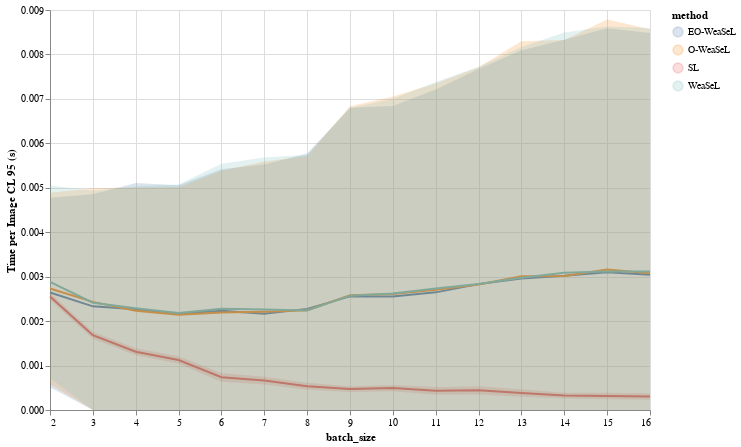

Notebook source saved alongside this figure:
### Code cell
ws_inf_df = ws_test_profile_df[
    ws_test_profile_df["Action"] == "[Learner]WeaselUnet.inference"
].drop(columns=["index", "Action", "Percentage (%)"])
ws_inf_df["Mean per Image (s)"] = ws_inf_df["Mean (s)"] / ws_inf_df["batch_size"]
ws_inf_df["Std per Image (s)"] = ws_inf_df["Std (s)"] / ws_inf_df["batch_size"]

ws_inf_df = combine_mean_variance(
    ws_inf_df,
    groupby_cols=["method", "batch_size"],
    mean_col="Mean per Image (s)",
    std_col="Std per Image (s)",
    num_items_col="Num Calls",
)

ws_inf_df = calc_confidence_limits(ws_inf_df, "Mean per Image (s)", "Std per Image (s)")
ws_inf_df["CL 95 L"] = ws_inf_df["CL 95 L"].clip(lower=0)

ws_sl_inf_df = pd.concat(
    [
        sl_inf_df[sl_inf_df["batch_size"] <= 16].drop(
            columns=["shot", "Mean (s)", "Std (s)", "Sum (s)"]
        ),
        ws_inf_df,
    ]
)

ws_sl_inf_df = ws_sl_inf_df[ws_sl_inf_df["batch_size"] >= 2]

line_chart = (
    alt.Chart(ws_sl_inf_df)
    .mark_line()
    .encode(
        x="batch_size",
        y="Mean per Image (s)",
        color="method",
    )
)

error_chart = (
    alt.Chart(ws_sl_inf_df)
    .mark_errorband(opacity=0.2)
    .encode(
        x="batch_size",
        y=alt.Y("CL 95 U").title("Time per Image CL 95 (s)"),
        y2="CL 95 L",
        color="method",
    )
)

(line_chart + error_chart).properties(width=600, height=400)

### Figure 1 — Vega specification as saved in the notebook (floating-point values rounded to 4 significant figures)
{"$schema": "https://vega.github.io/schema/vega/v5.json", "data": [{"name": "source_0", "values": [{"method": "SL", "batch_size": 10, "Num Calls": 80.0, "Mean per Image (s)": 0.0004933, "Std per Image (s)": 0.0003238, "Std Err": 3.62e-05, "CL 95 L": 0.0004223, "CL 95 U": 0.0005642}, {"method": "SL", "batch_size": 11, "Num Calls": 73.0, "Mean per Image (s)": 0.0004312, "Std per Image (s)": 0.0003786, "Std Err": 4.431e-05, "CL 95 L": 0.0003443, "CL 95 U": 0.000518}, {"method": "SL", "batch_size": 12, "Num Calls": 67.0, "Mean per Image (s)": 0.0004417, "Std per Image (s)": 0.00038, "Std Err": 4.642e-05, "CL 95 L": 0.0003507, "CL 95 U": 0.0005327}, {"method": "SL", "batch_size": 13, "Num Calls": 62.0, "Mean per Image (s)": 0.000382, "Std per Image (s)": 0.0003372, "Std Err": 4.283e-05, "CL 95 L": 0.000298, "CL 95 U": 0.0004659}, {"method": "SL", "batch_size": 14, "Num Calls": 58.0, "Mean per Image (s)": 0.0003239, "Std per Image (s)": 0.0002591, "Std Err": 3.402e-05, "CL 95 L": 0.0002573, "CL 95 U": 0.0003906}, {"method": "SL", "batch_size": 15, "Num Calls": 54.0, "Mean per Image (s)": 0.0003169, "Std per Image (s)": 0.0002711, "Std Err": 3.689e-05, "CL 95 L": 0.0002446, "CL 95 U": 0.0003892}, {"method": "SL", "batch_size": 16, "Num Calls": 50.0, "Mean per Image (s)": 0.0003027, "Std per Image (s)": 0.0002605, "Std Err": 3.683e-05, "CL 95 L": 0.0002305, "CL 95 U": 0.0003749}, {"method": "SL", "batch_size": 2, "Num Calls": 400.0, "Mean per Image (s)": 0.002555, "Std per Image (s)": 0.0008429, "Std Err": 4.215e-05, "CL 95 L": 0.002473, "CL 95 U": 0.002638}, {"method": "SL", "batch_size": 3, "Num Calls": 267.0, "Mean per Image (s)": 0.001682, "Std per Image (s)": 0.0006565, "Std Err": 4.018e-05, "CL 95 L": 0.001603, "CL 95 U": 0.001761}, {"method": "SL", "batch_size": 4, "Num Calls": 200.0, "Mean per Image (s)": 0.001311, "Std per Image (s)": 0.0005661, "Std Err": 4.003e-05, "CL 95 L": 0.001232, "CL 95 U": 0.001389}, {"method": "SL", "batch_size": 5, "Num Calls": 160.0, "Mean per Image (s)": 0.001123, "Std per Image (s)": 0.0005432, "Std Err": 4.295e-05, "CL 95 L": 0.001039, "CL 95 U": 0.001207}, {"method": "SL", "batch_size": 6, "Num Calls": 134.0, "Mean per Image (s)": 0.000736, "Std per Image (s)": 0.0005815, "Std Err": 5.024e-05, "CL 95 L": 0.0006375, "CL 95 U": 0.0008345}, {"method": "SL", "batch_size": 7, "Num Calls": 115.0, "Mean per Image (s)": 0.0006622, "Std per Image (s)": 0.0004708, "Std Err": 4.39e-05, "CL 95 L": 0.0005762, "CL 95 U": 0.0007483}, {"method": "SL", "batch_size": 8, "Num Calls": 100.0, "Mean per Image (s)": 0.0005325, "Std per Image (s)": 0.0004021, "Std Err": 4.021e-05, "CL 95 L": 0.0004537, "CL 95 U": 0.0006113}, {"method": "SL", "batch_size": 9, "Num Calls": 89.0, "Mean per Image (s)": 0.0004706, "Std per Image (s)": 0.0003177, "Std Err": 3.368e-05, "CL 95 L": 0.0004046, "CL 95 U": 0.0005366}, {"method": "EO-WeaSeL", "batch_size": 2, "Num Calls": 200.0, "Mean per Image (s)": 0.002645, "Std per Image (s)": 0.01538, "Std Err": 0.001087, "CL 95 L": 0.0005135, "CL 95 U": 0.004776}, {"method": "EO-WeaSeL", "batch_size": 3, "Num Calls": 133.0, "Mean per Image (s)": 0.002333, "Std per Image (s)": 0.01484, "Std Err": 0.001287, "CL 95 L": 0.0, "CL 95 U": 0.004855}, {"method": "EO-WeaSeL", "batch_size": 4, "Num Calls": 100.0, "Mean per Image (s)": 0.002264, "Std per Image (s)": 0.0145, "Std Err": 0.00145, "CL 95 L": 0.0, "CL 95 U": 0.005107}, {"method": "EO-WeaSeL", "batch_size": 5, "Num Calls": 80.0, "Mean per Image (s)": 0.00217, "Std per Image (s)": 0.01317, "Std Err": 0.001472, "CL 95 L": 0.0, "CL 95 U": 0.005055}, {"method": "EO-WeaSeL", "batch_size": 6, "Num Calls": 66.0, "Mean per Image (s)": 0.002235, "Std per Image (s)": 0.01318, "Std Err": 0.001623, "CL 95 L": 0.0, "CL 95 U": 0.005416}, {"method": "EO-WeaSeL", "batch_size": 7, "Num Calls": 57.0, "Mean per Image (s)": 0.002164, "Std per Image (s)": 0.01294, "Std Err": 0.001713, "CL 95 L": 0.0, "CL 95 U": 0.005522}, {"method": "EO-WeaSeL", "batch_size": 8, "Num Calls": 50.0, "Mean per Image (s)": 0.002275, "Std per Image (s)": 0.0126, "Std Err": 0.001782, "CL 95 L": 0.0, "CL 95 U": 0.005769}, {"method": "EO-WeaSeL", "batch_size": 9, "Num Calls": 44.0, "Mean per Image (s)": 0.002556, "Std per Image (s)": 0.01437, "Std Err": 0.002166, "CL 95 L": 0.0, "CL 95 U": 0.006801}, {"method": "EO-WeaSeL", "batch_size": 10, "Num Calls": 40.0, "Mean per Image (s)": 0.002554, "Std per Image (s)": 0.01383, "Std Err": 0.002187, "CL 95 L": 0.0, "CL 95 U": 0.006841}, {"method": "EO-WeaSeL", "batch_size": 11, "Num Calls": 36.0, "Mean per Image (s)": 0.002647, "Std per Image (s)": 0.01397, "Std Err": 0.002328, "CL 95 L": 0.0, "CL 95 U": 0.007209}, {"method": "EO-WeaSeL", "batch_size": 12, "Num Calls": 33.0, "Mean per Image (s)": 0.002832, "Std per Image (s)": 0.01419, "Std Err": 0.00247, "CL 95 L": 0.0, "CL 95 U": 0.007673}, {"method": "EO-WeaSeL", "batch_size": 13, "Num Calls": 30.0, "Mean per Image (s)": 0.002961, "Std per Image (s)": 0.01434, "Std Err": 0.002618, "CL 95 L": 0.0, "CL 95 U": 0.008092}, {"method": "EO-WeaSeL", "batch_size": 14, "Num Calls": 28.0, "Mean per Image (s)": 0.00302, "Std per Image (s)": 0.01434, "Std Err": 0.002709, "CL 95 L": 0.0, "CL 95 U": 0.00833}, {"method": "EO-WeaSeL", "batch_size": 15, "Num Calls": 26.0, "Mean per Image (s)": 0.003101, "Std per Image (s)": 0.01428, "Std Err": 0.0028, "CL 95 L": 0.0, "CL 95 U": 0.008589}, {"method": "EO-WeaSeL", "batch_size": 16, "Num Calls": 25.0, "Mean per Image (s)": 0.003043, "Std per Image (s)": 0.01388, "Std Err": 0.002776, "CL 95 L": 0.0, "CL 95 U": 0.008484}, {"method": "O-WeaSeL", "batch_size": 2, "Num Calls": 200.0, "Mean per Image (s)": 0.002733, "Std per Image (s)": 0.01555, "Std Err": 0.0011, "CL 95 L": 0.0005777, "CL 95 U": 0.004889}, {"method": "O-WeaSeL", "batch_size": 3, "Num Calls": 133.0, "Mean per Image (s)": 0.002432, "Std per Image (s)": 0.01504, "Std Err": 0.001304, "CL 95 L": 0.0, "CL 95 U": 0.004989}, {"method": "O-WeaSeL", "batch_size": 4, "Num Calls": 100.0, "Mean per Image (s)": 0.002233, "Std per Image (s)": 0.01414, "Std Err": 0.001414, "CL 95 L": 0.0, "CL 95 U": 0.005005}, {"method": "O-WeaSeL", "batch_size": 5, "Num Calls": 80.0, "Mean per Image (s)": 0.002142, "Std per Image (s)": 0.01309, "Std Err": 0.001463, "CL 95 L": 0.0, "CL 95 U": 0.00501}, {"method": "O-WeaSeL", "batch_size": 6, "Num Calls": 66.0, "Mean per Image (s)": 0.002192, "Std per Image (s)": 0.01324, "Std Err": 0.001629, "CL 95 L": 0.0, "CL 95 U": 0.005386}, {"method": "O-WeaSeL", "batch_size": 7, "Num Calls": 57.0, "Mean per Image (s)": 0.002209, "Std per Image (s)": 0.01303, "Std Err": 0.001726, "CL 95 L": 0.0, "CL 95 U": 0.005593}, {"method": "O-WeaSeL", "batch_size": 8, "Num Calls": 50.0, "Mean per Image (s)": 0.002245, "Std per Image (s)": 0.0125, "Std Err": 0.001767, "CL 95 L": 0.0, "CL 95 U": 0.005709}, {"method": "O-WeaSeL", "batch_size": 9, "Num Calls": 44.0, "Mean per Image (s)": 0.002583, "Std per Image (s)": 0.0144, "Std Err": 0.00217, "CL 95 L": 0.0, "CL 95 U": 0.006837}, {"method": "O-WeaSeL", "batch_size": 10, "Num Calls": 40.0, "Mean per Image (s)": 0.002611, "Std per Image (s)": 0.01433, "Std Err": 0.002266, "CL 95 L": 0.0, "CL 95 U": 0.007053}, {"method": "O-WeaSeL", "batch_size": 11, "Num Calls": 36.0, "Mean per Image (s)": 0.002707, "Std per Image (s)": 0.01419, "Std Err": 0.002366, "CL 95 L": 0.0, "CL 95 U": 0.007344}, {"method": "O-WeaSeL", "batch_size": 12, "Num Calls": 33.0, "Mean per Image (s)": 0.002826, "Std per Image (s)": 0.01433, "Std Err": 0.002494, "CL 95 L": 0.0, "CL 95 U": 0.007715}, {"method": "O-WeaSeL", "batch_size": 13, "Num Calls": 30.0, "Mean per Image (s)": 0.003009, "Std per Image (s)": 0.01478, "Std Err": 0.002698, "CL 95 L": 0.0, "CL 95 U": 0.008297}, {"method": "O-WeaSeL", "batch_size": 14, "Num Calls": 28.0, "Mean per Image (s)": 0.003017, "Std per Image (s)": 0.01433, "Std Err": 0.002708, "CL 95 L": 0.0, "CL 95 U": 0.008325}, {"method": "O-WeaSeL", "batch_size": 15, "Num Calls": 26.0, "Mean per Image (s)": 0.003162, "Std per Image (s)": 0.01464, "Std Err": 0.00287, "CL 95 L": 0.0, "CL 95 U": 0.008788}, {"method": "O-WeaSeL", "batch_size": 16, "Num Calls": 25.0, "Mean per Image (s)": 0.00308, "Std per Image (s)": 0.014, "Std Err": 0.0028, "CL 95 L": 0.0, "CL 95 U": 0.008568}, {"method": "WeaSeL", "batch_size": 2, "Num Calls": 200.0, "Mean per Image (s)": 0.002885, "Std per Image (s)": 0.01561, "Std Err": 0.001104, "CL 95 L": 0.0007208, "CL 95 U": 0.005049}, {"method": "WeaSeL", "batch_size": 3, "Num Calls": 133.0, "Mean per Image (s)": 0.002413, "Std per Image (s)": 0.01481, "Std Err": 0.001284, "CL 95 L": 0.0, "CL 95 U": 0.004931}, {"method": "WeaSeL", "batch_size": 4, "Num Calls": 100.0, "Mean per Image (s)": 0.002289, "Std per Image (s)": 0.01397, "Std Err": 0.001397, "CL 95 L": 0.0, "CL 95 U": 0.005026}, {"method": "WeaSeL", "batch_size": 5, "Num Calls": 80.0, "Mean per Image (s)": 0.00218, "Std per Image (s)": 0.0132, "Std Err": 0.001476, "CL 95 L": 0.0, "CL 95 U": 0.005072}, {"method": "WeaSeL", "batch_size": 6, "Num Calls": 66.0, "Mean per Image (s)": 0.002276, "Std per Image (s)": 0.01352, "Std Err": 0.001664, "CL 95 L": 0.0, "CL 95 U": 0.005538}, {"method": "WeaSeL", "batch_size": 7, "Num Calls": 57.0, "Mean per Image (s)": 0.002262, "Std per Image (s)": 0.01316, "Std Err": 0.001743, "CL 95 L": 0.0, "CL 95 U": 0.005679}, {"method": "WeaSeL", "batch_size": 8, "Num Calls": 50.0, "Mean per Image (s)": 0.002239, "Std per Image (s)": 0.01264, "Std Err": 0.001788, "CL 95 L": 0.0, "CL 95 U": 0.005743}, {"method": "WeaSeL", "batch_size": 9, "Num Calls": 44.0, "Mean per Image (s)": 0.002573, "Std per Image (s)": 0.0143, "Std Err": 0.002155, "CL 95 L": 0.0, "CL 95 U": 0.006797}, {"method": "WeaSeL", "batch_size": 10, "Num Calls": 40.0, "Mean per Image (s)": 0.002622, "Std per Image (s)": 0.01413, "Std Err": 0.002235, "CL 95 L": 0.0, "CL 95 U": 0.007002}, {"method": "WeaSeL", "batch_size": 11, "Num Calls": 36.0, "Mean per Image (s)": 0.002732, "Std per Image (s)": 0.01424, "Std Err": 0.002373, "CL 95 L": 0.0, "CL 95 U": 0.007383}, {"method": "WeaSeL", "batch_size": 12, "Num Calls": 33.0, "Mean per Image (s)": 0.002833, "Std per Image (s)": 0.01434, "Std Err": 0.002495, "CL 95 L": 0.0, "CL 95 U": 0.007724}, {"method": "WeaSeL", "batch_size": 13, "Num Calls": 30.0, "Mean per Image (s)": 0.002977, "Std per Image (s)": 0.01451, "Std Err": 0.002649, "CL 95 L": 0.0, "CL 95 U": 0.008169}, {"method": "WeaSeL", "batch_size": 14, "Num Calls": 28.0, "Mean per Image (s)": 0.003087, "Std per Image (s)": 0.01459, "Std Err": 0.002757, "CL 95 L": 0.0, "CL 95 U": 0.008492}, {"method": "WeaSeL", "batch_size": 15, "Num Calls": 26.0, "Mean per Image (s)": 0.003114, "Std per Image (s)": 0.01435, "Std Err": 0.002815, "CL 95 L": 0.0, "CL 95 U": 0.008631}, {"method": "WeaSeL", "batch_size": 16, "Num Calls": 25.0, "Mean per Image (s)": 0.003118, "Std per Image (s)": 0.01397, "Std Err": 0.002793, "CL 95 L": 0.0, "CL 95 U": 0.008593}]}, {"name": "data_0", "values": [{"method": "SL", "batch_size": 10, "Num Calls": 80.0, "Mean per Image (s)": 0.0004933, "Std per Image (s)": 0.0003238, "Std Err": 3.62e-05, "CL 95 L": 0.0004223, "CL 95 U": 0.0005642, "upper_CL 95 U": 0.0004223, "lower_CL 95 U": 0.0005642}, {"method": "SL", "batch_size": 11, "Num Calls": 73.0, "Mean per Image (s)": 0.0004312, "Std per Image (s)": 0.0003786, "Std Err": 4.431e-05, "CL 95 L": 0.0003443, "CL 95 U": 0.000518, "upper_CL 95 U": 0.0003443, "lower_CL 95 U": 0.000518}, {"method": "SL", "batch_size": 12, "Num Calls": 67.0, "Mean per Image (s)": 0.0004417, "Std per Image (s)": 0.00038, "Std Err": 4.642e-05, "CL 95 L": 0.0003507, "CL 95 U": 0.0005327, "upper_CL 95 U": 0.0003507, "lower_CL 95 U": 0.0005327}, {"method": "SL", "batch_size": 13, "Num Calls": 62.0, "Mean per Image (s)": 0.000382, "Std per Image (s)": 0.0003372, "Std Err": 4.283e-05, "CL 95 L": 0.000298, "CL 95 U": 0.0004659, "upper_CL 95 U": 0.000298, "lower_CL 95 U": 0.0004659}, {"method": "SL", "batch_size": 14, "Num Calls": 58.0, "Mean per Image (s)": 0.0003239, "Std per Image (s)": 0.0002591, "Std Err": 3.402e-05, "CL 95 L": 0.0002573, "CL 95 U": 0.0003906, "upper_CL 95 U": 0.0002573, "lower_CL 95 U": 0.0003906}, {"method": "SL", "batch_size": 15, "Num Calls": 54.0, "Mean per Image (s)": 0.0003169, "Std per Image (s)": 0.0002711, "Std Err": 3.689e-05, "CL 95 L": 0.0002446, "CL 95 U": 0.0003892, "upper_CL 95 U": 0.0002446, "lower_CL 95 U": 0.0003892}, {"method": "SL", "batch_size": 16, "Num Calls": 50.0, "Mean per Image (s)": 0.0003027, "Std per Image (s)": 0.0002605, "Std Err": 3.683e-05, "CL 95 L": 0.0002305, "CL 95 U": 0.0003749, "upper_CL 95 U": 0.0002305, "lower_CL 95 U": 0.0003749}, {"method": "SL", "batch_size": 2, "Num Calls": 400.0, "Mean per Image (s)": 0.002555, "Std per Image (s)": 0.0008429, "Std Err": 4.215e-05, "CL 95 L": 0.002473, "CL 95 U": 0.002638, "upper_CL 95 U": 0.002473, "lower_CL 95 U": 0.002638}, {"method": "SL", "batch_size": 3, "Num Calls": 267.0, "Mean per Image (s)": 0.001682, "Std per Image (s)": 0.0006565, "Std Err": 4.018e-05, "CL 95 L": 0.001603, "CL 95 U": 0.001761, "upper_CL 95 U": 0.001603, "lower_CL 95 U": 0.001761}, {"method": "SL", "batch_size": 4, "Num Calls": 200.0, "Mean per Image (s)": 0.001311, "Std per Image (s)": 0.0005661, "Std Err": 4.003e-05, "CL 95 L": 0.001232, "CL 95 U": 0.001389, "upper_CL 95 U": 0.001232, "lower_CL 95 U": 0.001389}, {"method": "SL", "batch_size": 5, "Num Calls": 160.0, "Mean per Image (s)": 0.001123, "Std per Image (s)": 0.0005432, "Std Err": 4.295e-05, "CL 95 L": 0.001039, "CL 95 U": 0.001207, "upper_CL 95 U": 0.001039, "lower_CL 95 U": 0.001207}, {"method": "SL", "batch_size": 6, "Num Calls": 134.0, "Mean per Image (s)": 0.000736, "Std per Image (s)": 0.0005815, "Std Err": 5.024e-05, "CL 95 L": 0.0006375, "CL 95 U": 0.0008345, "upper_CL 95 U": 0.0006375, "lower_CL 95 U": 0.0008345}, {"method": "SL", "batch_size": 7, "Num Calls": 115.0, "Mean per Image (s)": 0.0006622, "Std per Image (s)": 0.0004708, "Std Err": 4.39e-05, "CL 95 L": 0.0005762, "CL 95 U": 0.0007483, "upper_CL 95 U": 0.0005762, "lower_CL 95 U": 0.0007483}, {"method": "SL", "batch_size": 8, "Num Calls": 100.0, "Mean per Image (s)": 0.0005325, "Std per Image (s)": 0.0004021, "Std Err": 4.021e-05, "CL 95 L": 0.0004537, "CL 95 U": 0.0006113, "upper_CL 95 U": 0.0004537, "lower_CL 95 U": 0.0006113}, {"method": "SL", "batch_size": 9, "Num Calls": 89.0, "Mean per Image (s)": 0.0004706, "Std per Image (s)": 0.0003177, "Std Err": 3.368e-05, "CL 95 L": 0.0004046, "CL 95 U": 0.0005366, "upper_CL 95 U": 0.0004046, "lower_CL 95 U": 0.0005366}, {"method": "EO-WeaSeL", "batch_size": 2, "Num Calls": 200.0, "Mean per Image (s)": 0.002645, "Std per Image (s)": 0.01538, "Std Err": 0.001087, "CL 95 L": 0.0005135, "CL 95 U": 0.004776, "upper_CL 95 U": 0.0005135, "lower_CL 95 U": 0.004776}, {"method": "EO-WeaSeL", "batch_size": 3, "Num Calls": 133.0, "Mean per Image (s)": 0.002333, "Std per Image (s)": 0.01484, "Std Err": 0.001287, "CL 95 L": 0.0, "CL 95 U": 0.004855, "upper_CL 95 U": 0.0, "lower_CL 95 U": 0.004855}, {"method": "EO-WeaSeL", "batch_size": 4, "Num Calls": 100.0, "Mean per Image (s)": 0.002264, "Std per Image (s)": 0.0145, "Std Err": 0.00145, "CL 95 L": 0.0, "CL 95 U": 0.005107, "upper_CL 95 U": 0.0, "lower_CL 95 U": 0.005107}, {"method": "EO-WeaSeL", "batch_size": 5, "Num Calls": 80.0, "Mean per Image (s)": 0.00217, "Std per Image (s)": 0.01317, "Std Err": 0.001472, "CL 95 L": 0.0, "CL 95 U": 0.005055, "upper_CL 95 U": 0.0, "lower_CL 95 U": 0.005055}, {"method": "EO-WeaSeL", "batch_size": 6, "Num Calls": 66.0, "Mean per Image (s)": 0.002235, "Std per Image (s)": 0.01318, "Std Err": 0.001623, "CL 95 L": 0.0, "CL 95 U": 0.005416, "upper_CL 95 U": 0.0, "lower_CL 95 U": 0.005416}, {"method": "EO-WeaSeL", "batch_size": 7, "Num Calls": 57.0, "Mean per Image (s)": 0.002164, "Std per Image (s)": 0.01294, "Std Err": 0.001713, "CL 95 L": 0.0, "CL 95 U": 0.005522, "upper_CL 95 U": 0.0, "lower_CL 95 U": 0.005522}, {"method": "EO-WeaSeL", "batch_size": 8, "Num Calls": 50.0, "Mean per Image (s)": 0.002275, "Std per Image (s)": 0.0126, "Std Err": 0.001782, "CL 95 L": 0.0, "CL 95 U": 0.005769, "upper_CL 95 U": 0.0, "lower_CL 95 U": 0.005769}, {"method": "EO-WeaSeL", "batch_size": 9, "Num Calls": 44.0, "Mean per Image (s)": 0.002556, "Std per Image (s)": 0.01437, "Std Err": 0.002166, "CL 95 L": 0.0, "CL 95 U": 0.006801, "upper_CL 95 U": 0.0, "lower_CL 95 U": 0.006801}, {"method": "EO-WeaSeL", "batch_size": 10, "Num Calls": 40.0, "Mean per Image (s)": 0.002554, "Std per Image (s)": 0.01383, "Std Err": 0.002187, "CL 95 L": 0.0, "CL 95 U": 0.006841, "upper_CL 95 U": 0.0, "lower_CL 95 U": 0.006841}, {"method": "EO-WeaSeL", "batch_size": 11, "Num Calls": 36.0, "Mean per Image (s)": 0.002647, "Std per Image (s)": 0.01397, "Std Err": 0.002328, "CL 95 L": 0.0, "CL 95 U": 0.007209, "upper_CL 95 U": 0.0, "lower_CL 95 U": 0.007209}, {"method": "EO-WeaSeL", "batch_size": 12, "Num Calls": 33.0, "Mean per Image (s)": 0.002832, "Std per Image (s)": 0.01419, "Std Err": 0.00247, "CL 95 L": 0.0, "CL 95 U": 0.007673, "upper_CL 95 U": 0.0, "lower_CL 95 U": 0.007673}, {"method": "EO-WeaSeL", "batch_size": 13, "Num Calls": 30.0, "Mean per Image (s)": 0.002961, "Std per Image (s)": 0.01434, "Std Err": 0.002618, "CL 95 L": 0.0, "CL 95 U": 0.008092, "upper_CL 95 U": 0.0, "lower_CL 95 U": 0.008092}, {"method": "EO-WeaSeL", "batch_size": 14, "Num Calls": 28.0, "Mean per Image (s)": 0.00302, "Std per Image (s)": 0.01434, "Std Err": 0.002709, "CL 95 L": 0.0, "CL 95 U": 0.00833, "upper_CL 95 U": 0.0, "lower_CL 95 U": 0.00833}, {"method": "EO-WeaSeL", "batch_size": 15, "Num Calls": 26.0, "Mean per Image (s)": 0.003101, "Std per Image (s)": 0.01428, "Std Err": 0.0028, "CL 95 L": 0.0, "CL 95 U": 0.008589, "upper_CL 95 U": 0.0, "lower_CL 95 U": 0.008589}, {"method": "EO-WeaSeL", "batch_size": 16, "Num Calls": 25.0, "Mean per Image (s)": 0.003043, "Std per Image (s)": 0.01388, "Std Err": 0.002776, "CL 95 L": 0.0, "CL 95 U": 0.008484, "upper_CL 95 U": 0.0, "lower_CL 95 U": 0.008484}, {"method": "O-WeaSeL", "batch_size": 2, "Num Calls": 200.0, "Mean per Image (s)": 0.002733, "Std per Image (s)": 0.01555, "Std Err": 0.0011, "CL 95 L": 0.0005777, "CL 95 U": 0.004889, "upper_CL 95 U": 0.0005777, "lower_CL 95 U": 0.004889}, {"method": "O-WeaSeL", "batch_size": 3, "Num Calls": 133.0, "Mean per Image (s)": 0.002432, "Std per Image (s)": 0.01504, "Std Err": 0.001304, "CL 95 L": 0.0, "CL 95 U": 0.004989, "upper_CL 95 U": 0.0, "lower_CL 95 U": 0.004989}, {"method": "O-WeaSeL", "batch_size": 4, "Num Calls": 100.0, "Mean per Image (s)": 0.002233, "Std per Image (s)": 0.01414, "Std Err": 0.001414, "CL 95 L": 0.0, "CL 95 U": 0.005005, "upper_CL 95 U": 0.0, "lower_CL 95 U": 0.005005}, {"method": "O-WeaSeL", "batch_size": 5, "Num Calls": 80.0, "Mean per Image (s)": 0.002142, "Std per Image (s)": 0.01309, "Std Err": 0.001463, "CL 95 L": 0.0, "CL 95 U": 0.00501, "upper_CL 95 U": 0.0, "lower_CL 95 U": 0.00501}, {"method": "O-WeaSeL", "batch_size": 6, "Num Calls": 66.0, "Mean per Image (s)": 0.002192, "Std per Image (s)": 0.01324, "Std Err": 0.001629, "CL 95 L": 0.0, "CL 95 U": 0.005386, "upper_CL 95 U": 0.0, "lower_CL 95 U": 0.005386}, {"method": "O-WeaSeL", "batch_size": 7, "Num Calls": 57.0, "Mean per Image (s)": 0.002209, "Std per Image (s)": 0.01303, "Std Err": 0.001726, "CL 95 L": 0.0, "CL 95 U": 0.005593, "upper_CL 95 U": 0.0, "lower_CL 95 U": 0.005593}, {"method": "O-WeaSeL", "batch_size": 8, "Num Calls": 50.0, "Mean per Image (s)": 0.002245, "Std per Image (s)": 0.0125, "Std Err": 0.001767, "CL 95 L": 0.0, "CL 95 U": 0.005709, "upper_CL 95 U": 0.0, "lower_CL 95 U": 0.005709}, {"method": "O-WeaSeL", "batch_size": 9, "Num Calls": 44.0, "Mean per Image (s)": 0.002583, "Std per Image (s)": 0.0144, "Std Err": 0.00217, "CL 95 L": 0.0, "CL 95 U": 0.006837, "upper_CL 95 U": 0.0, "lower_CL 95 U": 0.006837}, {"method": "O-WeaSeL", "batch_size": 10, "Num Calls": 40.0, "Mean per Image (s)": 0.002611, "Std per Image (s)": 0.01433, "Std Err": 0.002266, "CL 95 L": 0.0, "CL 95 U": 0.007053, "upper_CL 95 U": 0.0, "lower_CL 95 U": 0.007053}, {"method": "O-WeaSeL", "batch_size": 11, "Num Calls": 36.0, "Mean per Image (s)": 0.002707, "Std per Image (s)": 0.01419, "Std Err": 0.002366, "CL 95 L": 0.0, "CL 95 U": 0.007344, "upper_CL 95 U": 0.0, "lower_CL 95 U": 0.007344}, {"method": "O-WeaSeL", "batch_size": 12, "Num Calls": 33.0, "Mean per Image (s)": 0.002826, "Std per Image (s)": 0.01433, "Std Err": 0.002494, "CL 95 L": 0.0, "CL 95 U": 0.007715, "upper_CL 95 U": 0.0, "lower_CL 95 U": 0.007715}, {"method": "O-WeaSeL", "batch_size": 13, "Num Calls": 30.0, "Mean per Image (s)": 0.003009, "Std per Image (s)": 0.01478, "Std Err": 0.002698, "CL 95 L": 0.0, "CL 95 U": 0.008297, "upper_CL 95 U": 0.0, "lower_CL 95 U": 0.008297}, {"method": "O-WeaSeL", "batch_size": 14, "Num Calls": 28.0, "Mean per Image (s)": 0.003017, "Std per Image (s)": 0.01433, "Std Err": 0.002708, "CL 95 L": 0.0, "CL 95 U": 0.008325, "upper_CL 95 U": 0.0, "lower_CL 95 U": 0.008325}, {"method": "O-WeaSeL", "batch_size": 15, "Num Calls": 26.0, "Mean per Image (s)": 0.003162, "Std per Image (s)": 0.01464, "Std Err": 0.00287, "CL 95 L": 0.0, "CL 95 U": 0.008788, "upper_CL 95 U": 0.0, "lower_CL 95 U": 0.008788}, {"method": "O-WeaSeL", "batch_size": 16, "Num Calls": 25.0, "Mean per Image (s)": 0.00308, "Std per Image (s)": 0.014, "Std Err": 0.0028, "CL 95 L": 0.0, "CL 95 U": 0.008568, "upper_CL 95 U": 0.0, "lower_CL 95 U": 0.008568}, {"method": "WeaSeL", "batch_size": 2, "Num Calls": 200.0, "Mean per Image (s)": 0.002885, "Std per Image (s)": 0.01561, "Std Err": 0.001104, "CL 95 L": 0.0007208, "CL 95 U": 0.005049, "upper_CL 95 U": 0.0007208, "lower_CL 95 U": 0.005049}, {"method": "WeaSeL", "batch_size": 3, "Num Calls": 133.0, "Mean per Image (s)": 0.002413, "Std per Image (s)": 0.01481, "Std Err": 0.001284, "CL 95 L": 0.0, "CL 95 U": 0.004931, "upper_CL 95 U": 0.0, "lower_CL 95 U": 0.004931}, {"method": "WeaSeL", "batch_size": 4, "Num Calls": 100.0, "Mean per Image (s)": 0.002289, "Std per Image (s)": 0.01397, "Std Err": 0.001397, "CL 95 L": 0.0, "CL 95 U": 0.005026, "upper_CL 95 U": 0.0, "lower_CL 95 U": 0.005026}, {"method": "WeaSeL", "batch_size": 5, "Num Calls": 80.0, "Mean per Image (s)": 0.00218, "Std per Image (s)": 0.0132, "Std Err": 0.001476, "CL 95 L": 0.0, "CL 95 U": 0.005072, "upper_CL 95 U": 0.0, "lower_CL 95 U": 0.005072}, {"method": "WeaSeL", "batch_size": 6, "Num Calls": 66.0, "Mean per Image (s)": 0.002276, "Std per Image (s)": 0.01352, "Std Err": 0.001664, "CL 95 L": 0.0, "CL 95 U": 0.005538, "upper_CL 95 U": 0.0, "lower_CL 95 U": 0.005538}, {"method": "WeaSeL", "batch_size": 7, "Num Calls": 57.0, "Mean per Image (s)": 0.002262, "Std per Image (s)": 0.01316, "Std Err": 0.001743, "CL 95 L": 0.0, "CL 95 U": 0.005679, "upper_CL 95 U": 0.0, "lower_CL 95 U": 0.005679}, {"method": "WeaSeL", "batch_size": 8, "Num Calls": 50.0, "Mean per Image (s)": 0.002239, "Std per Image (s)": 0.01264, "Std Err": 0.001788, "CL 95 L": 0.0, "CL 95 U": 0.005743, "upper_CL 95 U": 0.0, "lower_CL 95 U": 0.005743}, {"method": "WeaSeL", "batch_size": 9, "Num Calls": 44.0, "Mean per Image (s)": 0.002573, "Std per Image (s)": 0.0143, "Std Err": 0.002155, "CL 95 L": 0.0, "CL 95 U": 0.006797, "upper_CL 95 U": 0.0, "lower_CL 95 U": 0.006797}, {"method": "WeaSeL", "batch_size": 10, "Num Calls": 40.0, "Mean per Image (s)": 0.002622, "Std per Image (s)": 0.01413, "Std Err": 0.002235, "CL 95 L": 0.0, "CL 95 U": 0.007002, "upper_CL 95 U": 0.0, "lower_CL 95 U": 0.007002}, {"method": "WeaSeL", "batch_size": 11, "Num Calls": 36.0, "Mean per Image (s)": 0.002732, "Std per Image (s)": 0.01424, "Std Err": 0.002373, "CL 95 L": 0.0, "CL 95 U": 0.007383, "upper_CL 95 U": 0.0, "lower_CL 95 U": 0.007383}, {"method": "WeaSeL", "batch_size": 12, "Num Calls": 33.0, "Mean per Image (s)": 0.002833, "Std per Image (s)": 0.01434, "Std Err": 0.002495, "CL 95 L": 0.0, "CL 95 U": 0.007724, "upper_CL 95 U": 0.0, "lower_CL 95 U": 0.007724}, {"method": "WeaSeL", "batch_size": 13, "Num Calls": 30.0, "Mean per Image (s)": 0.002977, "Std per Image (s)": 0.01451, "Std Err": 0.002649, "CL 95 L": 0.0, "CL 95 U": 0.008169, "upper_CL 95 U": 0.0, "lower_CL 95 U": 0.008169}, {"method": "WeaSeL", "batch_size": 14, "Num Calls": 28.0, "Mean per Image (s)": 0.003087, "Std per Image (s)": 0.01459, "Std Err": 0.002757, "CL 95 L": 0.0, "CL 95 U": 0.008492, "upper_CL 95 U": 0.0, "lower_CL 95 U": 0.008492}, {"method": "WeaSeL", "batch_size": 15, "Num Calls": 26.0, "Mean per Image (s)": 0.003114, "Std per Image (s)": 0.01435, "Std Err": 0.002815, "CL 95 L": 0.0, "CL 95 U": 0.008631, "upper_CL 95 U": 0.0, "lower_CL 95 U": 0.008631}, {"method": "WeaSeL", "batch_size": 16, "Num Calls": 25.0, "Mean per Image (s)": 0.003118, "Std per Image (s)": 0.01397, "Std Err": 0.002793, "CL 95 L": 0.0, "CL 95 U": 0.008593, "upper_CL 95 U": 0.0, "lower_CL 95 U": 0.008593}]}, {"name": "source_0_color_domain_method_0", "values": [{"method": "SL"}, {"method": "EO-WeaSeL"}, {"method": "O-WeaSeL"}, {"method": "WeaSeL"}]}, {"name": "data_0_color_domain_method_1", "values": [{"method": "SL"}, {"method": "EO-WeaSeL"}, {"method": "O-WeaSeL"}, {"method": "WeaSeL"}]}], "marks": [{"type": "group", "name": "layer_0_pathgroup", "from": {"facet": {"data": "source_0", "name": "faceted_path_layer_0_main", "groupby": ["method"]}}, "encode": {"update": {"width": {"field": {"signal": null, "datum": null, "group": "width", "parent": null}}, "height": {"field": {"signal": null, "datum": null, "group": "height", "parent": null}}}}, "marks": [{"type": "line", "name": "layer_0_marks", "from": {"data": "faceted_path_layer_0_main"}, "sort": {"field": "datum[\"batch_size\"]"}, "encode": {"update": {"defined": {"signal": "isValid(datum[\"batch_size\"]) && isFinite(+datum[\"batch_size\"]) && isValid(datum[\"Mean per Image (s)\"]) && isFinite(+datum[\"Mean per Image (s)\"])"}, "stroke": {"field": "method", "scale": "color"}, "x": {"field": "batch_size", "scale": "x"}, "y": {"field": "Mean per Image (s)", "scale": "y"}}}, "style": ["line"]}]}, {"type": "group", "name": "layer_1_layer_0_pathgroup", "from": {"facet": {"data": "data_0", "name": "faceted_path_layer_1_layer_0_main", "groupby": ["method"]}}, "encode": {"update": {"width": {"field": {"signal": null, "datum": null, "group": "width", "parent": null}}, "height": {"field": {"signal": null, "datum": null, "group": "height", "parent": null}}}}, "marks": [{"type": "area", "name": "layer_1_layer_0_marks", "from": {"data": "faceted_path_layer_1_layer_0_main"}, "sort": {"field": "datum[\"batch_size\"]"}, "encode": {"update": {"tooltip": {"signal": "{\"CL 95 L\": format(datum[\"upper_CL 95 U\"], \"\"), \"CL 95 U\": format(datum[\"lower_CL 95 U\"], \"\"), \"method\": isValid(datum[\"method\"]) ? datum[\"method\"] : \"\"+datum[\"method\"], \"batch_size\": format(datum[\"batch_size\"], \"\")}"}, "y": {"field": "lower_CL 95 U", "scale": "y"}, "y2": {"field": "upper_CL 95 U", "scale": "y"}, "x": {"field": "batch_size", "scale": "x"}, "opacity": {"value": 0.2}, "fill": {"field": "method", "scale": "color"}, "orient": {"value": "vertical"}, "defined": {"signal": "isValid(datum[\"batch_size\"]) && isFinite(+datum[\"batch_size\"]) && isValid(datum[\"lower_CL 95 U\"]) && isFinite(+datum[\"lower_CL 95 U\"])"}}}, "style": ["area", "errorband-band"]}]}], "scales": [{"name": "x", "type": "linear", "domain": {"fields": [{"data": "source_0", "field": "batch_size"}, {"data": "data_0", "field": "batch_size"}]}, "range": [0, {"signal": "width"}], "nice": true, "zero": false}, {"name": "y", "type": "linear", "domain": {"fields": [{"data": "source_0", "field": "Mean per Image (s)"}, {"data": "data_0", "field": "lower_CL 95 U"}, {"data": "data_0", "field": "upper_CL 95 U"}]}, "range": [{"signal": "height"}, 0], "nice": true, "zero": true}, {"name": "color", "type": "ordinal", "domain": {"fields": [{"data": "source_0_color_domain_method_0", "field": "method"}, {"data": "data_0_color_domain_method_1", "field": "method"}], "sort": true}, "range": "category"}], "axes": [{"scale": "x", "zindex": 0, "gridScale": "y", "labels": false, "maxExtent": 0, "minExtent": 0, "orient": "bottom", "tickCount": {"signal": "ceil(width/40)"}, "domain": false, "ticks": false, "grid": true, "aria": false}, {"scale": "y", "domain": false, "labels": false, "minExtent": 0, "zindex": 0, "orient": "left", "gridScale": "x", "tickCount": {"signal": "ceil(height/40)"}, "grid": true, "aria": false, "maxExtent": 0, "ticks": false}, {"scale": "x", "labelFlush": true, "orient": "bottom", "labelOverlap": true, "grid": false, "tickCount": {"signal": "ceil(width/40)"}, "zindex": 0, "title": "batch_size"}, {"scale": "y", "zindex": 0, "tickCount": {"signal": "ceil(height/40)"}, "labelOverlap": true, "title": "Time per Image CL 95 (s)", "orient": "left", "grid": false}], "background": "white", "padding": 5, "width": 600, "height": 400, "style": "cell", "legends": [{"stroke": "color", "symbolType": "circle", "title": "method", "fill": "color", "encode": {"symbols": {"update": {"opacity": {"value": 0.2}}}}}]}
